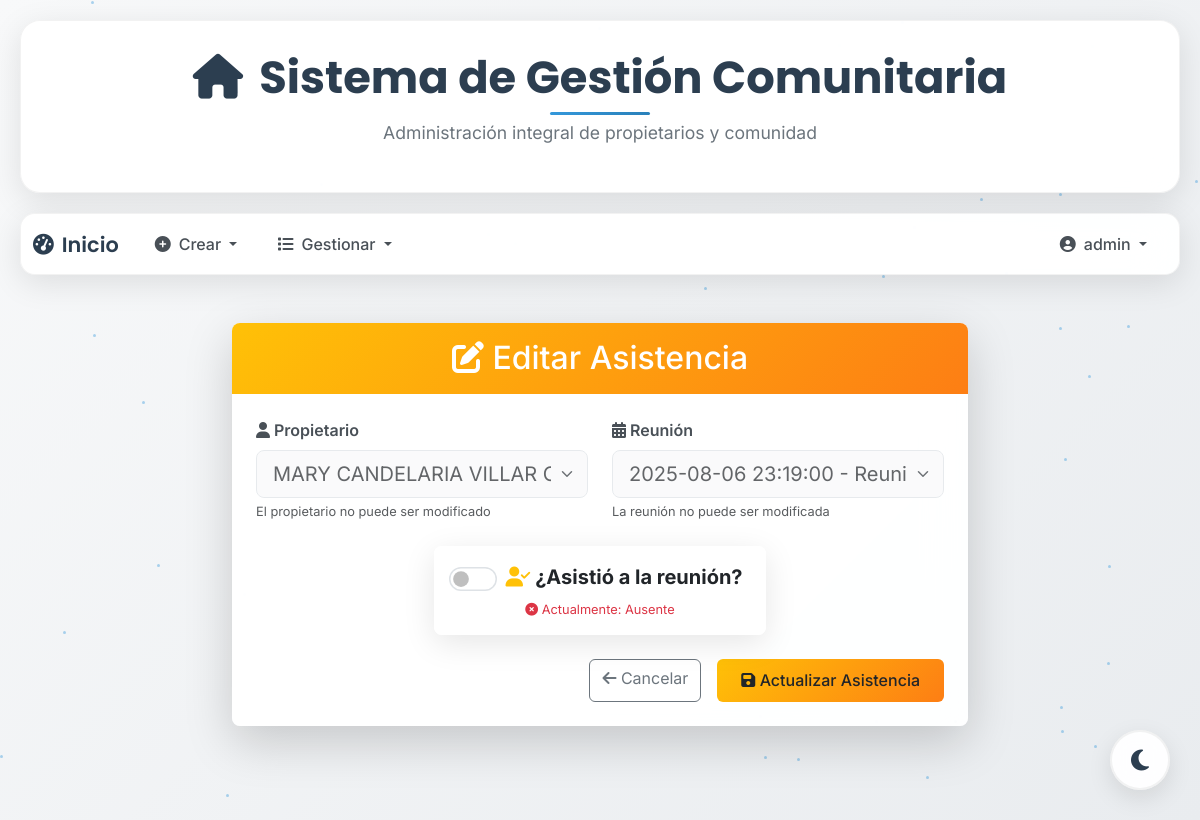
Screenshot of /asistencias/1/update (signed in) with the database file from the repository.
### models/user_model.py (models this page shows, shortened)
class User(UserMixin, db.Model):
    __tablename__ = "Usuario"
    id = db.Column(db.Integer, primary_key=True)
    username = db.Column(db.String(100), unique=True, nullable=False)
    password_hash = db.Column(db.String(128), nullable=False)
    role = db.Column(db.String(50), nullable=False, default="doctor")
    def has_role(self, role):
        return self.role == role

### models/asistencia_model.py (models this page shows, shortened)
class Asistencia(db.Model):
    __tablename__ = "Asistencia"
    id = db.Column(db.Integer, primary_key=True)
    duenio_id = db.Column(db.Integer, db.ForeignKey('Duenio.id', ondelete='CASCADE'), nullable=False)
    id_reunion = db.Column(db.Integer, db.ForeignKey('Reunion.id', ondelete='CASCADE'), nullable=False)
    asistio = db.Column(db.Boolean, nullable=False, default=False)
    reunion = db.relationship('Reunion', backref='asistencias')
    dueno = db.relationship('Duenio', backref='asistencias')
    __table_args__ = (UniqueConstraint('duenio_id', 'id_reunion', name='_duenio_reunion_uc'),)

### models/duenio_model.py (models this page shows, shortened)
class Duenio(db.Model):
    __tablename__ = "Duenio"
    id = db.Column(db.Integer, primary_key=True)
    nombre = db.Column(db.String(50), nullable=False)
    paterno = db.Column(db.String(50), nullable=True)
    materno = db.Column(db.String(50), nullable=True)
    ci = db.Column(db.String(20), unique=True, nullable=False)
    multas = db.relationship('Multa', backref='duenio', lazy=True)  # Relación con la tabla Multa

### models/reunion_model.py (models this page shows, shortened)
class Reunion(db.Model):
    __tablename__ = "Reunion"
    id = db.Column(db.Integer, primary_key=True)
    fecha = db.Column(db.Date, nullable=False)
    hora = db.Column(db.Time, nullable=False)
    descripcion = db.Column(db.String(255), nullable=True)
    monto_multa = db.Column(db.Float, nullable=False, default=100.0)  # ✅ NUEVO ATRIBUTO

### controllers/asistencia_controller.py (the view, shortened to what this page needs)
@asistencia_bp.route("/asistencias/<int:id>/update", methods=["GET", "POST"])
@login_required
@role_required("admin")
def update_asistencia(id):
    asistencia = Asistencia.query.get(id)
    if not asistencia:
        return "Asistencia no encontrada", 404
    return asistencia_view.update_asistencia(asistencia)

### run.py (called while the page is built)
@login_manager.user_loader
def load_user(user_id):
    return User.query.get(int(user_id))

### views/asistencia_view.py (called while the page is built)
def update_asistencia(asistencia):
    from models.duenio_model import Duenio
    from models.reunion_model import Reunion
    duenios = Duenio.query.all()
    reuniones = Reunion.query.all()
    return render_template(
        "update_asistencia.html",
        title="Editar Asistencia",
        asistencia=asistencia,
        duenios=duenios,
        reuniones=reuniones,
        current_user=current_user,
    )

### templates/update_asistencia.html (shortened to what this page needs)
{% extends 'base.html' %}
{% block content %}
<div class="container mt-5">
    <div class="row justify-content-center">
        <div class="col-md-8">
            <div class="card shadow-lg">
                <div class="card-header bg-warning text-white py-3">
                    <h2 class="card-title mb-0 text-center">
                        <i class="fas fa-edit"></i> Editar Asistencia
                    </h2>
                </div>
                <div class="card-body p-4">
                    <form method="post">
                        <div class="row">
                            <div class="col-md-6 mb-4">
                                <label for="duenio_id" class="form-label">
                                    <i class="fas fa-user"></i> Propietario
                                </label>
                                <select id="duenio_id" name="duenio_id" required class="form-select form-select-lg" disabled>
                                    {% for duenio in duenios %}
                                        <option value="{{ duenio.id }}"
                                            {% if duenio.id == asistencia.duenio_id %}selected{% endif %}>
                                            {{ duenio.nombre }} {{ duenio.paterno }} {{ duenio.materno }} - CI: {{ duenio.ci }}
                                        </option>
                                    {% endfor %}
                                </select>
                                <small class="form-text text-muted">
                                </small>
                            </div>
                            <div class="col-md-6 mb-4">
                                <label for="id_reunion" class="form-label">
                                    <i class="fas fa-calendar-alt"></i> Reunión
                                </label>
                                <select id="id_reunion" name="id_reunion" required class="form-select form-select-lg" disabled>
                                    {% for reunion in reuniones %}
                                        <option value="{{ reunion.id }}"
                                            {% if reunion.id == asistencia.id_reunion %}selected{% endif %}>
                                            {{ reunion.fecha }} {{ reunion.hora }} - {{ reunion.descripcion if reunion.descripcion else 'Sin descripción' }}
                                        </option>
                                    {% endfor %}
                                </select>
                                <small class="form-text text-muted">
                                </small>
                            </div>
                        </div>
                        <div class="row justify-content-center mb-4">
                            <div class="col-md-6">
                                <div class="card border-warning">
                                    <div class="card-body text-center">
                                        <div class="form-check form-switch d-flex justify-content-center align-items-center">
                                            <input class="form-check-input me-3" type="checkbox" id="asistio" name="asistio"
                                                   style="transform: scale(1.5);" {% if asistencia.asistio %}checked{% endif %}>
                                            <label class="form-check-label fs-5 fw-bold" for="asistio">
                                                <i class="fas fa-user-check text-warning"></i> ¿Asistió a la reunión?
                                            </label>
                                        </div>
                                        <small class="form-text text-muted mt-2 d-block">
                                            {% if asistencia.asistio %}
                                                <span class="text-success"><i class="fas fa-check-circle"></i> Actualmente: Presente</span>
                                            {% else %}
                                                <span class="text-danger"><i class="fas fa-times-circle"></i> Actualmente: Ausente</span>
                                            {% endif %}
                                        </small>
                                    </div>
                                </div>
                            </div>
                        </div>
                        <div class="d-grid gap-2 d-md-flex justify-content-md-end">
                            <a href="{{ url_for('asistencia.list_asistencias') }}" class="btn btn-outline-secondary me-md-2">
                                <i class="fas fa-arrow-left"></i> Cancelar
                            </a>
                            <button type="submit" class="btn btn-warning">
                                <i class="fas fa-save"></i> Actualizar Asistencia
                            </button>
                        </div>
                    </form>
                </div>
            </div>
        </div>
    </div>
</div>
{% endblock %}

### templates/base.html (shortened to what this page needs)
<!DOCTYPE html>
<html lang="es">
<head>
    <link rel="stylesheet" href="https://cdn.jsdelivr.net/npm/bootstrap@5.3.0/dist/css/bootstrap.min.css">
    <link rel="stylesheet" href="https://cdnjs.cloudflare.com/ajax/libs/animate.css/4.1.1/animate.min.css"/>
</head>
<body>
    <div class="floating-particles" id="particles"></div>
    <div class="header-container">
        <h1 class="main-title">
            <i class="fas fa-home me-3"></i>Sistema de Gestión Comunitaria
        </h1>
        <p class="subtitle">Administración integral de propietarios y comunidad</p>
    </div>
    {% if current_user.is_authenticated %}
    <nav class="navbar navbar-expand-lg navbar-custom">
        <div class="container-fluid">
            <a class="navbar-brand" href="{{ url_for('user.index') }}">
                <i class="fas fa-tachometer-alt me-2"></i>Inicio
            </a>
            <div class="collapse navbar-collapse" id="navbarNav">
                <ul class="navbar-nav me-auto">
                    {% if current_user.has_role("admin") %}
                    <li class="nav-item dropdown">
                        <a class="nav-link dropdown-toggle" href="#" id="navbarDropdownCrear"
                           data-bs-toggle="dropdown" aria-haspopup="true" aria-expanded="false">
                          <i class="fas fa-plus-circle me-2"></i>Crear
                        </a>
                    </li>
                    {% endif %}
                    <li class="nav-item dropdown">
                        <a class="nav-link dropdown-toggle" href="#" id="navbarDropdownListado"
                           data-bs-toggle="dropdown" aria-haspopup="true" aria-expanded="false">
                          <i class="fas fa-list me-2"></i>Gestionar
                        </a>
                    </li>
                </ul>
                <ul class="navbar-nav">
                    <li class="nav-item dropdown">
                        <a class="nav-link dropdown-toggle" href="#" id="navbarDropdownUser"
                           data-bs-toggle="dropdown" aria-haspopup="true" aria-expanded="false">
                          <i class="fas fa-user-circle me-2"></i>{{ current_user.username }}
                        </a>
                    </li>
                </ul>
            </div>
        </div>
    </nav>
    {% endif %}
    <div class="floating-theme-toggle">
        <button class="btn theme-toggle-float" id="themeToggle">
            <i class="fas fa-moon" id="themeIcon"></i>
        </button>
    </div>
    <div class="content-container page-transition">
        {% block content %}{% endblock %}
    </div>
</body>
</html>

### templates/base.html (style rules this page uses)
:root { --primary-gradient: linear-gradient(135deg, #667eea 0%, #764ba2 100%); --secondary-gradient: linear-gradient(135deg, #f093fb 0%, #f5576c 100%); --success-gradient: linear-gradient(135deg, #4facfe 0%, #00f2fe 100%); --warning-gradient: linear-gradient(135deg, #43e97b 0%, #38f9d7 100%); --dark-gradient: linear-gradient(135deg, #2c3e50 0%, #34495e 100%); --glass-bg: rgba(255, 255, 255, 0.1); --glass-border: rgba(255, 255, 255, 0.2); --shadow-light: 0 8px 32px rgba(31, 38, 135, 0.37); --shadow-strong: 0 15px 35px rgba(0, 0, 0, 0.1); --bg-primary: linear-gradient(135deg, #f8f9fa 0%, #e9ecef 25%, #dee2e6 75%, #ced4da 100%); --card-bg: rgba(255, 255, 255, 0.95); --text-primary: #2c3e50; --text-secondary: #495057; --text-muted: #6c757d; --border-color: rgba(0, 0, 0, 0.05); --shadow-color: rgba(0, 0, 0, 0.1); --particle-color: rgba(52, 152, 219, 0.4); --accent-color: #3498db; --accent-hover: #2980b9; }
* { box-sizing: border-box; }
body { font-family: 'Inter', sans-serif; background: var(--bg-primary); background-size: 400% 400%; animation: gradientShift 20s ease infinite; min-height: 100vh; margin: 0; overflow-x: hidden; transition: all 0.3s ease; }
.header-container { background: var(--card-bg); backdrop-filter: blur(20px); border: 1px solid var(--border-color); border-radius: 20px; margin: 20px; padding: 30px; text-align: center; box-shadow: 0 8px 32px var(--shadow-color); animation: fadeInDown 1s ease-out; transition: all 0.3s ease; }
.main-title { font-family: 'Poppins', sans-serif; font-size: 2.8rem; font-weight: 700; color: var(--text-primary); margin: 0; position: relative; transition: all 0.3s ease; }
.main-title::after { content: ''; position: absolute; bottom: -10px; left: 50%; transform: translateX(-50%); width: 100px; height: 3px; background: linear-gradient(135deg, var(--accent-color) 0%, var(--accent-hover) 100%); border-radius: 2px; }
.subtitle { font-size: 1.1rem; color: var(--text-muted); margin-top: 15px; font-weight: 400; transition: all 0.3s ease; }
.navbar-custom { background: var(--card-bg); backdrop-filter: blur(20px); border: 1px solid var(--border-color); border-radius: 15px; margin: 0 20px 20px 20px; box-shadow: 0 8px 32px var(--shadow-color); animation: fadeInUp 1s ease-out; transition: all 0.3s ease; position: relative; z-index: 1030; }
.navbar-brand { font-family: 'Poppins', sans-serif; font-weight: 600; font-size: 1.3rem; color: var(--text-primary) !important; text-decoration: none; transition: all 0.3s ease; }
.nav-link { color: var(--text-secondary) !important; font-weight: 500; padding: 10px 20px !important; border-radius: 10px; transition: all 0.3s ease; position: relative; overflow: hidden; }
.nav-link::before { content: ''; position: absolute; top: 0; left: -100%; width: 100%; height: 100%; background: linear-gradient(90deg, transparent, rgba(52, 152, 219, 0.1), transparent); transition: all 0.5s ease; }
.content-container { margin: 20px; animation: fadeIn 1.2s ease-out; }
.glass-card { background: var(--card-bg); backdrop-filter: blur(20px); border: 1px solid var(--border-color); border-radius: 20px; box-shadow: 0 8px 32px var(--shadow-color); transition: all 0.3s ease; }
.floating-particles { position: fixed; top: 0; left: 0; width: 100%; height: 100%; pointer-events: none; z-index: -1; }
.page-transition { animation: slideInUp 0.6s ease-out; }
.floating-theme-toggle { position: fixed; bottom: 30px; right: 30px; z-index: 1050; }
.theme-toggle-float { width: 60px; height: 60px; border-radius: 50%; background: var(--card-bg); border: 2px solid var(--border-color); color: var(--text-primary); font-size: 24px; box-shadow: 0 8px 25px var(--shadow-color); backdrop-filter: blur(10px); transition: all 0.3s ease; display: flex; align-items: center; justify-content: center; }
#themeIcon { transition: all 0.3s ease; }

### rows the page displays
User: username "admin"
Asistencia: duenio_id "MARY CANDELARIA VILLAR CARDENAS - CI: 3509303", id_reunion "2025-08-06 23:19:00 - Reunion 1"
